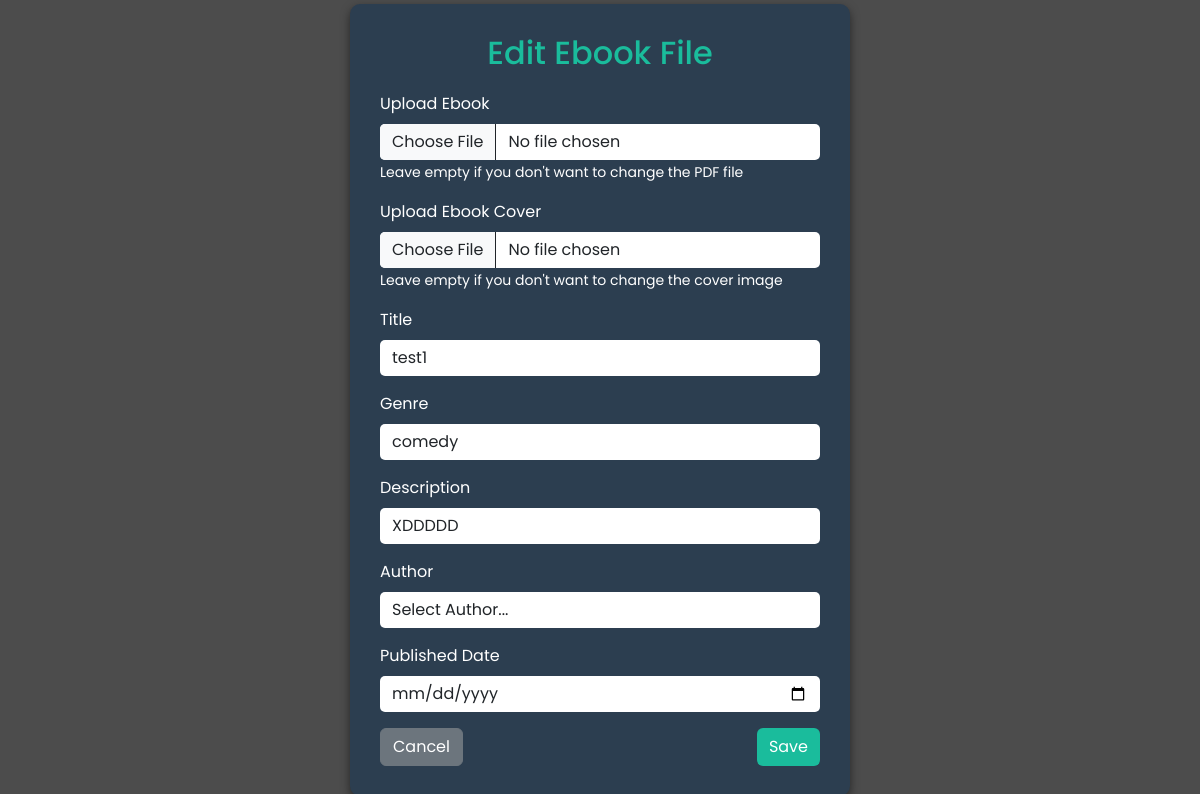
The app's page /php/editebook.php?id=8 with its own data.
### tables this page shows
CREATE TABLE `tb_ebooks` (
  `ebook_id` int(11) NOT NULL,
  `ebook_tittle` varchar(255) DEFAULT NULL,
  `ebook_description` text DEFAULT NULL,
  `eGenre` varchar(255) DEFAULT NULL,
  `author_id` int(11) DEFAULT NULL,
  `published_date` date DEFAULT NULL,
  `ebook_filepath` varchar(255) NOT NULL,
  `ebook_cover` varchar(255) NOT NULL
);

### php/editebook.php (the view, shortened to what this page needs)
<?php
include 'con.php';
$ebookid = $_GET['id'];
$sql = "SELECT * FROM tb_ebooks WHERE ebook_id = ?";
$stmt = $conn->prepare($sql);
$stmt->bindParam(1, $ebookid);
$stmt->execute();
$data = $stmt->fetch();
?>
<!DOCTYPE html>
<html lang="en">
<head>
    <link rel="stylesheet" href="bootstrap.min.css">
</head>
<body>
    <div class="form-container">
        <h2>Edit Ebook File</h2>
        <form method="POST" action="updatepdf.php" enctype="multipart/form-data">
            <div class="mb-3">
                <label for="pdf" class="form-label">Upload Ebook</label>
                <input type="file" class="form-control" name="pdf" accept="application/pdf">
                <small>Leave empty if you don't want to change the PDF file</small>
            </div>
            <div class="mb-3">
                <label for="cover" class="form-label">Upload Ebook Cover</label>
                <input type="file" class="form-control" name="cover" id="cover" accept="image/*">
                <small>Leave empty if you don't want to change the cover image</small>
            </div>
            <div class="mb-3">
                <label for="title" class="form-label">Title</label>
                <input type="text" class="form-control" name="title" id="title" value="<?php echo $data['ebook_tittle']; ?>" required>
            </div>
            <div class="mb-3">
                <label for="genre" class="form-label">Genre</label>
                <input type="text" class="form-control" name="genre" id="genre" value="<?php echo $data['eGenre']; ?>" required>
            </div>
            <div class="mb-3">
                <label for="description" class="form-label">Description</label>
                <input type="text" class="form-control" name="d" id="description" value="<?php echo $data['ebook_description']; ?>" required>
            </div>
            <div class="mb-3">
                <label for="author" class="form-label">Author</label>
                <select class="form-control" name="author" id="author" required>
                <option value="noAuthor">Select Author...</option>
                </select>
            </div>
            <div class="mb-3">
                <label for="pdate" class="form-label">Published Date</label>
                <input type="date" class="form-control" name="pdate" id="pdate" required>
            </div>
            <div class="d-flex justify-content-between">
                <a href="ebooks.php" class="btn btn-secondary">Cancel</a>
                <button type="submit" class="btn btn-primary" name="sub">Save</button>
            </div>
        </form>
    </div>
</body>
</html>

### php/editebook.php (style rules this page uses)
body { font-family: 'Poppins', sans-serif; background: linear-gradient(rgba(0, 0, 0, 0.7), rgba(0, 0, 0, 0.7)), url('../img/ah.PNG') no-repeat center center/cover; min-height: 100vh; color: white; display: flex; align-items: center; justify-content: center; margin: 0; }
.form-container { background: #2c3e50; padding: 30px; border-radius: 10px; box-shadow: 0 4px 10px rgba(0, 0, 0, 0.5); width: 100%; max-width: 500px; }
.form-container h2 { text-align: center; margin-bottom: 20px; color: #1abc9c; }
.form-container .btn-primary { background-color: #1abc9c; border: none; transition: background-color 0.3s; }
.form-container a { text-decoration: none; color: white; transition: color 0.3s; }
.form-container .form-control { border-radius: 5px; border: none; }

### records on screen
tb_ebooks: title "test1", genre "comedy", d "XDDDDD"
